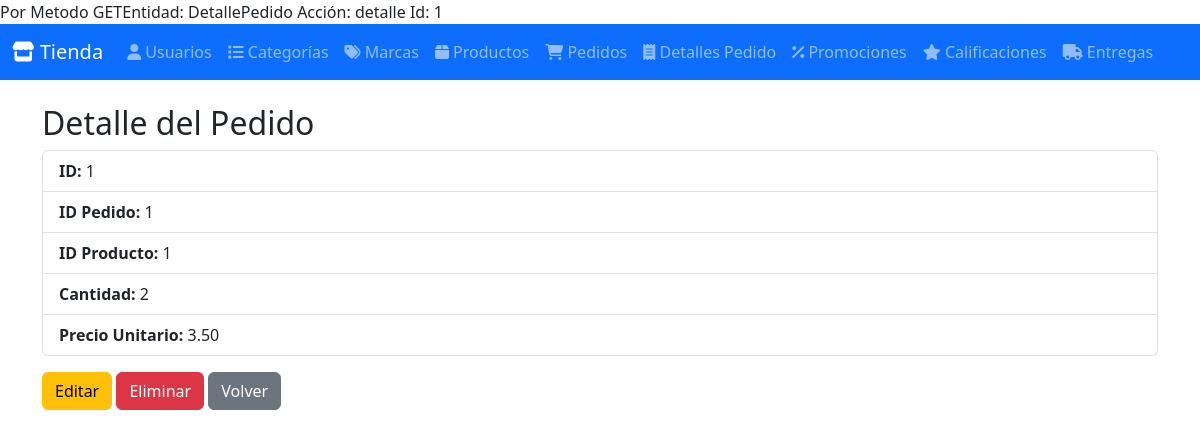
The app's page /index.php?entity=DetallePedido&action=detalle&id=1 with its own data.
### tables this page shows
CREATE TABLE detalles_pedido (
    id INT AUTO_INCREMENT PRIMARY KEY,
    id_pedido INT,
    id_producto INT,
    cantidad INT NOT NULL,
    precio_unitario DECIMAL(10,2) NOT NULL,
    FOREIGN KEY (id_pedido) REFERENCES pedidos(id) ON DELETE CASCADE,
    FOREIGN KEY (id_producto) REFERENCES productos(id) ON DELETE CASCADE
);

### Model/ClassDetallePedido.php (called while the page is built, shortened)
<?php
require_once BASE_PATH . DIRECTORY_SEPARATOR . 'Config' . DIRECTORY_SEPARATOR . 'ClassDatabase.php';
class ClassDetallePedido {
    private $conn;
    public function __construct() {
        $db = new ClassDatabase();
        $this->conn = $db->getConnection();
    }
    public function getDetallePedidoById($id) {
        $query = "SELECT * FROM detalles_pedido WHERE id = :id";
        $stmt = $this->conn->prepare($query);
        $stmt->bindParam(':id', $id);
        $stmt->execute();
        return $stmt->fetch(PDO::FETCH_ASSOC);
    }
}
?>

### Config/ClassDatabase.php (called while the page is built, shortened)
<?php
class ClassDatabase {
    private $host = 'localhost';
    private $db_name = 'bd_tienda_dulces';
    private $username = 'root';
    private $password = 'password';
    public function getConnection() {
        $this->conn = null;
        try {
            $this->conn = new PDO("mysql:host={$this->host};dbname={$this->db_name}", $this->username, $this->password);
            $this->conn->setAttribute(PDO::ATTR_ERRMODE, PDO::ERRMODE_EXCEPTION);
        } catch (PDOException $e) {
            echo "Error de conexión: " . $e->getMessage();
        }
        return $this->conn;
    }
}
?>

### Controller/ClassDetallePedidoController.php (called while the page is built, shortened)
<?php
require_once BASE_PATH . DIRECTORY_SEPARATOR . 'Model' . DIRECTORY_SEPARATOR . 'ClassDetallePedido.php';
class ClassDetallePedidoController {
    public function getDetallePedidoByIdController($id) {
        $detallePedidoModel = new ClassDetallePedido();
        return $detallePedidoModel->getDetallePedidoById($id);
    }
}
?>

### View/DetallePedido/detalleDetallePedido.php (the view, shortened to what this page needs)
<?php
$detallePedido = $elemento ?? null;
?>
<h2>Detalle del Pedido</h2>
<ul class="list-group">
    <li class="list-group-item"><strong>ID:</strong> <?php echo htmlspecialchars($detallePedido['id']); ?></li>
    <li class="list-group-item"><strong>ID Pedido:</strong> <?php echo htmlspecialchars($detallePedido['id_pedido']); ?></li>
    <li class="list-group-item"><strong>ID Producto:</strong> <?php echo htmlspecialchars($detallePedido['id_producto']); ?></li>
    <li class="list-group-item"><strong>Cantidad:</strong> <?php echo htmlspecialchars($detallePedido['cantidad']); ?></li>
    <li class="list-group-item"><strong>Precio Unitario:</strong> <?php echo htmlspecialchars($detallePedido['precio_unitario']); ?></li>
</ul>
<div class="mt-3">
    <a href="index.php?entity=DetallePedido&action=editar&id=<?php echo $detallePedido['id']; ?>" class="btn btn-warning">Editar</a>
    <form method="POST" action="index.php" style="display:inline;">
        <button type="submit" class="btn btn-danger">Eliminar</button>
    </form>
    <a href="index.php?entity=DetallePedido&action=listar" class="btn btn-secondary">Volver</a>
</div>

### records on screen
detalles_pedido: id "1", id_pedido "1", id_producto "1", cantidad "2", precio_unitario "3.50"

### other values on screen
$entity "DetallePedido"
$action "detalle"
$id "1"
$label "Usuarios Categorías Marcas Productos Pedidos Detalles Pedido Promociones Calificaciones Entregas"
